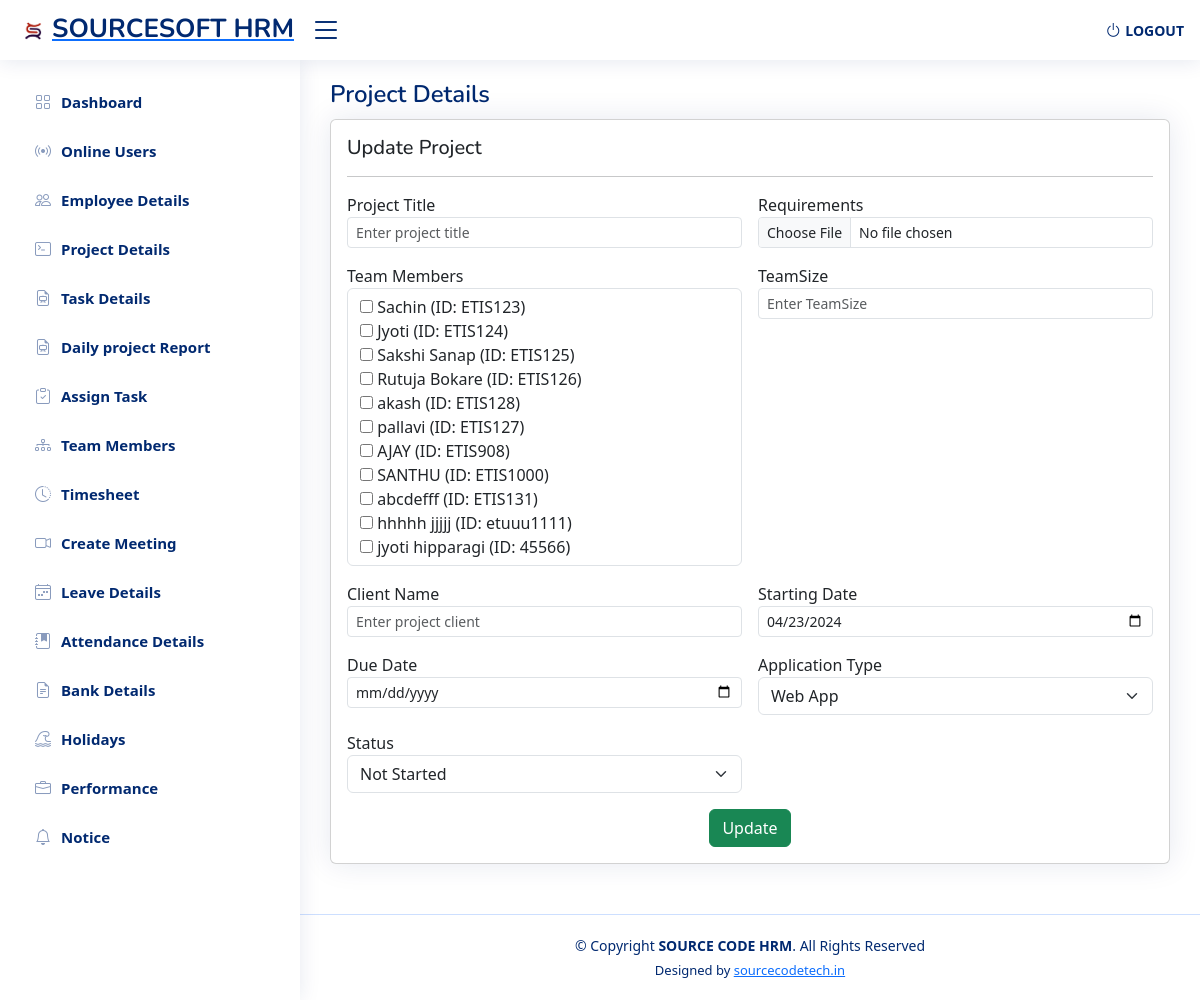
The page /sourcesoft/admin_dashboard/project_update.php on the database its author committed.
### tables this page shows
CREATE TABLE `emp_details` (
  `id` int(90) NOT NULL,
  `fname` varchar(100) NOT NULL,
  `empid` varchar(50) NOT NULL,
  `email` varchar(50) NOT NULL,
  `phno` varchar(12) NOT NULL,
  `username` varchar(50) NOT NULL,
  `pass` varchar(50) NOT NULL,
  `department` varchar(50) NOT NULL,
  `position` varchar(50) NOT NULL,
  `proname` varchar(200) NOT NULL,
  `sdate` varchar(40) NOT NULL,
  `edate` varchar(40) NOT NULL,
  `man` varchar(50) NOT NULL,
  `jdate` varchar(10) NOT NULL,
  `bdate` varchar(10) NOT NULL,
  `add` varchar(200) NOT NULL,
  `edu` varchar(40) NOT NULL,
  `about` text NOT NULL,
  `skills` varchar(50) NOT NULL,
  `status` varchar(255) NOT NULL,
  `last_act` datetime NOT NULL,
  `twitter` varchar(100) NOT NULL,
  `facebook` varchar(100) NOT NULL,
  `instagram` varchar(100) NOT NULL,
  `linkedin` varchar(100) NOT NULL,
  `profile_pic` varchar(300) NOT NULL,
  `adhar_card` varchar(300) NOT NULL,
  `pan_card` varchar(300) NOT NULL
);

### sourcesoft/admin_dashboard/project_update.php (the view, shortened to what this page needs)
<!DOCTYPE html>
<html lang="en">
<head>
    <link href="assets/vendor/bootstrap/css/bootstrap.min.css" rel="stylesheet">
    <link href="assets/vendor/bootstrap-icons/bootstrap-icons.css" rel="stylesheet">
    <link href="assets/vendor/boxicons/css/boxicons.min.css" rel="stylesheet">
    <link href="assets/vendor/quill/quill.snow.css" rel="stylesheet">
    <link href="assets/vendor/quill/quill.bubble.css" rel="stylesheet">
    <link href="assets/vendor/remixicon/remixicon.css" rel="stylesheet">
    <link href="assets/vendor/simple-datatables/style.css" rel="stylesheet">
    <link href="assets/css/style.css" rel="stylesheet">
    <link rel="stylesheet" href="https://cdn.jsdelivr.net/npm/sweetalert2@11.0.18/dist/sweetalert2.min.css">
    <link rel="stylesheet" href="https://cdnjs.cloudflare.com/ajax/libs/font-awesome/4.7.0/css/font-awesome.min.css">
</head>
<body>
    <?php include "include/header.php"; ?>
    <?php include "include/sidebar.php"; ?>
    <main id="main" class="main">
        <div class="pagetitle">
            <h1>Project Details</h1>
        </div>
        <section class="section dashboard">
            <div class="row">
                <!DOCTYPE html>
                <html lang="en">
                <head>
                    <link href="https://cdn.jsdelivr.net/npm/bootstrap@5.3.0/dist/css/bootstrap.min.css"
                        rel="stylesheet">
                </head>
                <body>
                    <div class="container">
                        <div class="card">
                            <div class="card-body">
                                <h5 class="">Update Project</h5>
                                <hr>
                                <form class="row g-3" action="#" method="POST" onsubmit="return validateForm()">
                                    <div class="col-md-6">
                                        <label for="project" class="required">Project Title</label>
                                        <input type="text" class="form-control form-control-sm" name="project"
                                            placeholder="Enter project title"
                                            value="<?php echo isset($result['project']) ? $result['project'] : ''; ?>"
                                            autocomplete="off">
                                    </div>
                                    <div class="col-md-6">
                                        <label for="requirement">Requirements</label>
                                        <input type="file" class="form-control form-control-sm" name="requirement"
                                            accept=".pdf,.doc,.docx" required
                                            value="<?php echo isset($result['requirement']) ? $result['requirement'] : ''; ?>"
                                            autocomplete="off">
                                    </div>
                                    <div class="col-md-6">
                                        <label for="TeamMember" class="required">Team Members</label>
                                        <div class="form-control">
                                            <?php
        $selectedTeamMembers = isset($result['TeamMember']) ? explode(",", $result['TeamMember']) : array();
        $employeeQuery = mysqli_query($conn, "SELECT empid, fname FROM emp_details");
        while ($employee = mysqli_fetch_assoc($employeeQuery)) {
            $empID = $employee['empid'];
            $isChecked = in_array($empID, $selectedTeamMembers) ? 'checked' : '';
            echo "<input type='checkbox' name='TeamMember[]' value='" . $empID . "' " . $isChecked . "> " . $employee['fname'] . " (ID: " . $empID . ")<br>";
        }
        ?>
                                        </div>
                                    </div>
                                    <div class="col-md-6">
                                        <label for="Teamsize" class="required">TeamSize</label>
                                        <input type="number" class="form-control form-control-sm" name="Teamsize"
                                            placeholder="Enter TeamSize" required autocomplete="off"
                                            value="<?php echo isset($result['Teamsize']) ? $result['Teamsize'] : ''; ?>">
                                    </div>
                                    <div class="col-md-6">
                                        <label for="projectclient" class="required">Client Name</label>
                                        <input type="text" class="form-control form-control-sm" name="projectclient"
                                            placeholder="Enter project client" required
                                            value="<?php echo isset($result['projectclient']) ? $result['projectclient'] : ''; ?>"
                                            autocomplete="off">
                                    </div>
                                    <div class="col-md-6">
                                        <label for="date" class="required">Starting Date</label>
                                        <input type="date" class="form-control form-control-sm" name="date" required
                                            value="<?php echo isset($result['project']) ? date('Y-m-d', strtotime($result['date'])) : date('Y-m-d'); ?>"
                                            min="<?php echo date('Y-m-d'); ?>">
                                    </div>
                                    <div class="col-md-6">
                                        <label for="duedate" class="required">Due Date</label>
                                        <input type="date" class="form-control form-control-sm" name="duedate" required
                                            value="<?php echo isset($result['project']) ? $result['duedate'] : ''; ?>"
                                            min="<?php echo date('Y-m-d'); ?>">
                                    </div>
                                    <div class="col-md-6">
                                        <label for="apptype" class="required">Application Type</label>
                                        <select class="form-control form-control-sm form-select" name="app_type"
                                            required autocomplete="off">
                                            <option
                                                <?php if (isset($result['app_type']) && $result['app_type'] === 'Web App') echo 'selected'; ?>>
                                                Web App</option>
                                        </select>
                                    </div>
                                    <div class="col-md-6">
                                        <label for="status" class="required">Status</label>
                                        <select class="form-control form-control-sm form-select" name="status" required>
                                            <option value="Not Started"
                                                <?php if (isset($result['status']) && $result['status'] === 'Not Started') echo 'selected'; ?>>
                                                Not Started </option>
                                        </select>
                                    </div>
                                    <div class="col-md-12 text-center">
                                        <button type="submit" class="btn btn-success " name="update" value="update"
                                            onclick="return validateForm()">Update</button>
                                    </div>
                                </form>
                            </div>
                        </div>
                    </div>
            </div>
</body>
</html>
<?php include "include/footer.php"; ?>
</body>

### sourcesoft/admin_dashboard/assets/css/style.css (style rules this page uses)
:root { scroll-behavior: smooth; }
body { font-family: "Open Sans", sans-serif; background: #f6f9ff; color: #444444; }
h1, h2, h3, h4, h5, h6 { font-family: "Nunito", sans-serif; }
#main { margin-top: 60px; padding: 20px 30px; transition: all 0.3s; }
.pagetitle { margin-bottom: 10px; }
.pagetitle h1 { font-size: 24px; margin-bottom: 0; font-weight: 600; color: #012970; }
.card { margin-bottom: 30px; border: none; border-radius: 5px; box-shadow: 0px 0 30px rgba(1, 41, 112, 0.1); }
.card-body { padding: 0 20px 20px 20px; }
@media (min-width: 1200px) { #main, #footer { margin-left: 300px; } }

### rows shown on the page
emp_details: fname "Sachin", empid "ETIS123"
emp_details: fname "Jyoti", empid "ETIS124"
emp_details: fname "Sakshi Sanap", empid "ETIS125"
emp_details: fname "Rutuja Bokare", empid "ETIS126"
emp_details: fname "akash", empid "ETIS128"
emp_details: fname "pallavi", empid "ETIS127"
emp_details: fname "AJAY", empid "ETIS908"
emp_details: fname "SANTHU", empid "ETIS1000"
emp_details: fname "abcdefff", empid "ETIS131"
emp_details: fname "hhhhh jjjjj", empid "etuuu1111"
emp_details: fname "jyoti hipparagi", empid "45566"
